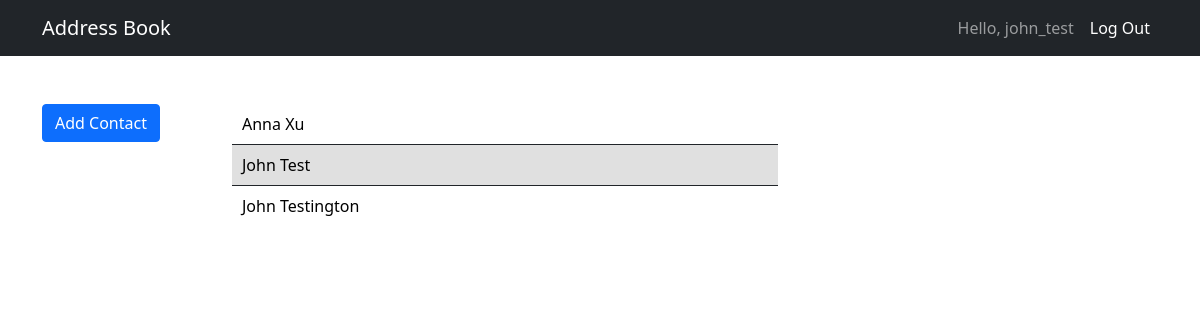
The app's page / (signed in), older data.
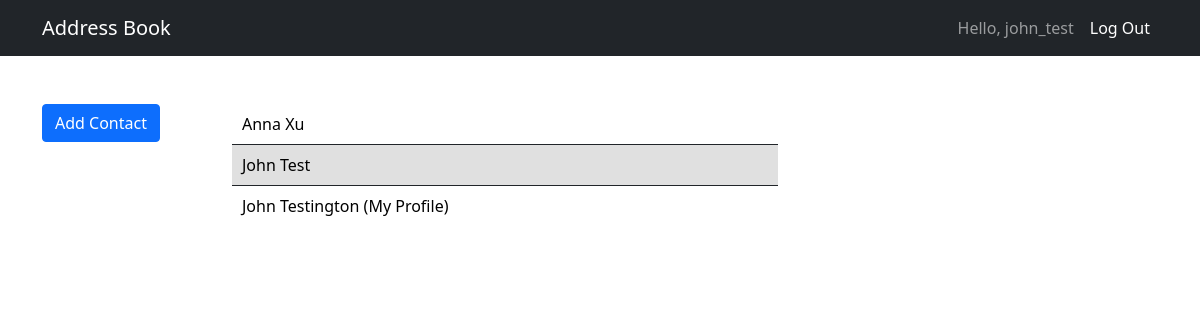
The same page, newer data.
### directory/models.py (models this page shows, shortened)
class Contact(models.Model):
    first_name = models.CharField(max_length=20)
    last_name = models.CharField(max_length=20)
    email = models.EmailField(blank=True, null=True)
    birthday = models.DateField('Birthday', blank=True, null=True)
    address = AddressField(blank=True, null=True)
    notes = models.TextField('Notes', max_length=500, blank=True)
    username = models.ForeignKey(User, blank=True, null=True, on_delete=models.CASCADE)
    self_contact = models.BooleanField(default=False)

### directory/views.py (the view)
# urls.py: path('', ContactList.as_view(), name='show-contacts'),
class ContactList(LoginRequiredMixin, ListView):
    login_url = reverse_lazy('login')
    context_object_name = 'all_contacts'
    def get_queryset(self):
        return Contact.objects.filter(username=self.request.user)

### directory/templates/directory/contact_list.html
{% extends "base.html" %}
{% load static   %}
{% block extra_head %}
    <link href="{% static 'css/contact_list.css' %}" rel="stylesheet" />
{% endblock %}
{% block content %}
<div class="row">
    <div class="col-2">
        <a class="btn btn-primary" href="{% url 'add-contact' %}" role="button">Add Contact</a>
    </div>
    <div class="col-6">
        {% for contact in all_contacts %}
            <div class="contactrow {% cycle '' 'altrow' %}">
                {% if contact.self_contact == False %}
                    <a href="{% url 'contact-detail' contact.id %}">{{ contact.first_name }} {{ contact.last_name }}</a>
                {% else %}
                    <a href="{% url 'contact-detail' contact.id %}">{{ contact.first_name }} {{ contact.last_name }} (My Profile)</a>
                {% endif %}
            </div>
        {% endfor %}
    </div>
</div>
{% endblock content %}

### AB_site/templates/base.html (shortened to what this page needs)
{% load static %}
<!DOCTYPE html>
<html lang="en">
    <head>
        <link href="{% static 'css/styles.css' %}" rel="stylesheet" />
        {% block extra_head %}{% endblock %}
    </head>
    <body>
        <nav class="navbar navbar-expand-lg navbar-dark bg-dark">
            <div class="container">
                <a class="navbar-brand" href="/">Address Book</a>
                <div class="collapse navbar-collapse" id="navbarSupportedContent">
                    <ul class="navbar-nav ms-auto mb-2 mb-lg-0">
                        {% if user.is_authenticated %}
                            <li class="nav-item"><a class="nav-link" aria-current="page">Hello, {{ user.username }}</a></li>
                            <li class="nav-item"><a class="nav-link active" aria-current="page" href="{% url 'logout' %}?next=/">Log Out</a></li>
                        {% else %}
                            <li class="nav-item"><a class="nav-link active" aria-current="page" href="{% url 'login' %}?next=/">Log in</a></li>
                        {% endif %}
                    </ul>
                </div>
            </div>
        </nav>
        <div class="container">
            <div class="mt-5">
                {% block content %}{% endblock content %}
            </div>
        </div>
    </body>
</html>

### AB_site/static/css/contact_list.css (style rules this page uses)
.contactrow { padding: 8px 10px; border-top: 1px solid; }
.contactrow:first-child { border-top: none; }
.altrow { background-color: #e0e0e0; }
.contactrow a { color: black; text-decoration: none; }

Row changes from the older to the newer data that the page shows:
changed Contact "Testington": self_contact False → True (drawn)
